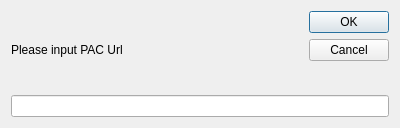
<?xml version="1.0" encoding="UTF-8"?>
<ui version="4.0">
 <class>PACUrlDialog</class>
 <widget class="QDialog" name="PACUrlDialog">
  <property name="geometry">
   <rect>
    <x>0</x>
    <y>0</y>
    <width>400</width>
    <height>128</height>
   </rect>
  </property>
  <property name="windowTitle">
   <string>PACUrl</string>
  </property>
  <layout class="QGridLayout" name="gridLayout">
   <item row="0" column="0">
    <widget class="QLabel" name="label">
     <property name="text">
      <string>Please input PAC Url</string>
     </property>
    </widget>
   </item>
   <item row="0" column="1">
    <widget class="QDialogButtonBox" name="buttonBox">
     <property name="orientation">
      <enum>Qt::Vertical</enum>
     </property>
     <property name="standardButtons">
      <set>QDialogButtonBox::Cancel|QDialogButtonBox::Ok</set>
     </property>
    </widget>
   </item>
   <item row="1" column="0" colspan="2">
    <widget class="QLineEdit" name="lineEdit"/>
   </item>
  </layout>
 </widget>
 <resources/>
 <connections>
  <connection>
   <sender>buttonBox</sender>
   <signal>accepted()</signal>
   <receiver>PACUrlDialog</receiver>
   <slot>accept()</slot>
   <hints>
    <hint type="sourcelabel">
     <x>248</x>
     <y>254</y>
    </hint>
    <hint type="destinationlabel">
     <x>157</x>
     <y>274</y>
    </hint>
   </hints>
  </connection>
  <connection>
   <sender>buttonBox</sender>
   <signal>rejected()</signal>
   <receiver>PACUrlDialog</receiver>
   <slot>reject()</slot>
   <hints>
    <hint type="sourcelabel">
     <x>316</x>
     <y>260</y>
    </hint>
    <hint type="destinationlabel">
     <x>286</x>
     <y>274</y>
    </hint>
   </hints>
  </connection>
 </connections>
</ui>
